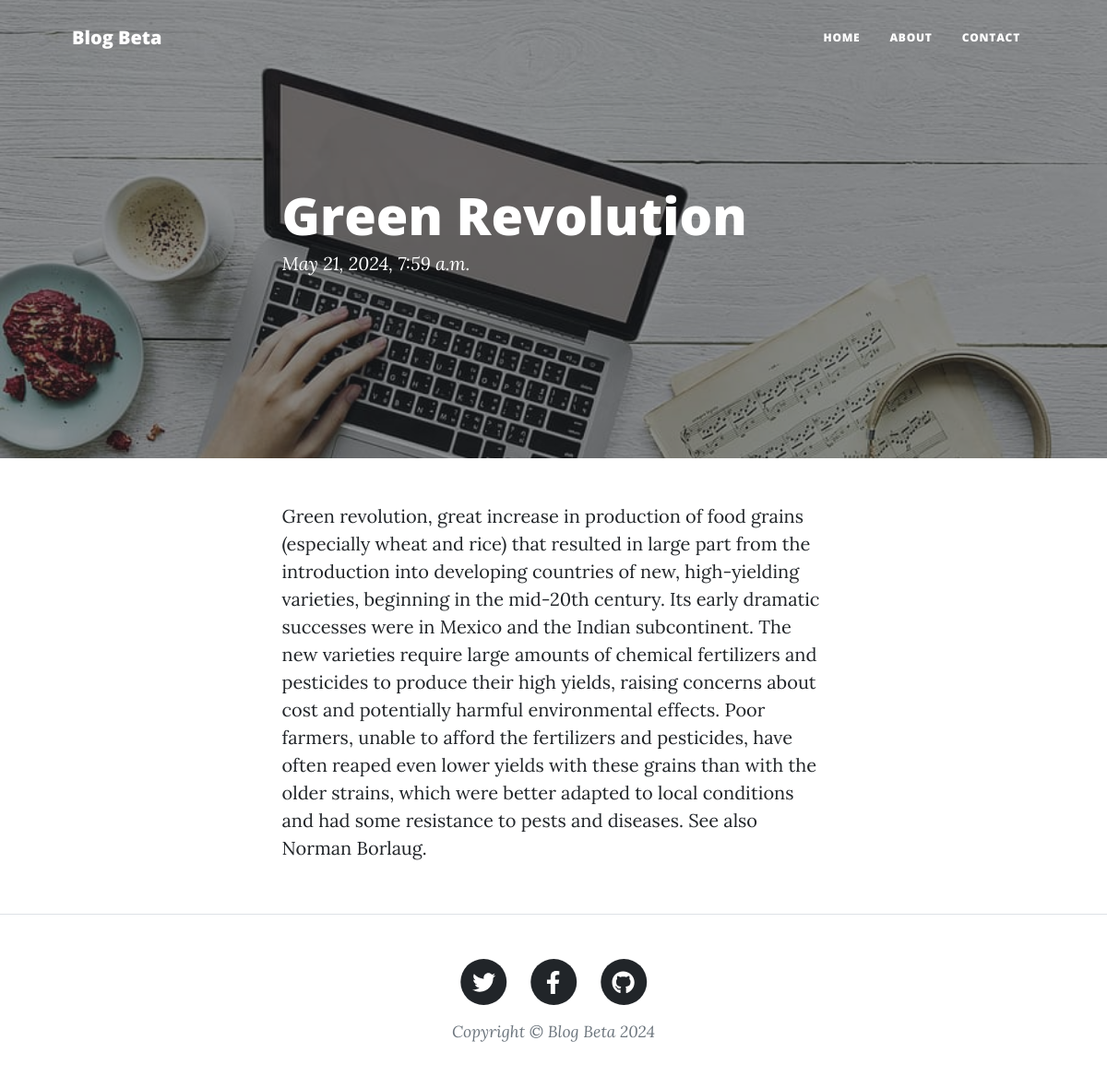
The page /green-revolution/ on the database its author committed.
### blog/models.py (models this page shows, shortened)
class Post(models.Model):
    title=models.CharField(max_length = 200,unique = True)
    slug = models.SlugField(max_length = 200,unique = True)
    authors = models.ForeignKey(User,on_delete = models.CASCADE,related_name = 'blog_posts')
    updated_on = models.DateTimeField(auto_now=True)
    content = models.TextField()
    created_on = models.DateTimeField(auto_now_add = True)
    status = models.IntegerField(choices = STATUS,default=0)
    class Meta:
        ordering = ['-created_on']

### blog/views.py (the view)
# urls.py: path('<slug:slug>/',views.PostDetail.as_view(),name='post_detail'),
class PostDetail(generic.DetailView):
    model=Post
    template_name = 'post_detail.html'

### templates/post_detail.html (shortened to what this page needs)
{% extends "base.html" %}
{% block content %}
{% load static %}
        <header class="masthead" style="background-image: url('{%static "C:\Chetana_django\innoovatun\static\assets\img\1.jpg" %}')">
            <div class="container position-relative px-4 px-lg-5">
                <div class="row gx-4 gx-lg-5 justify-content-center">
                    <div class="col-md-10 col-lg-8 col-xl-7">
                        <div class="post-heading">
                            <h1>{{post.title}}</h1>
                            <span class="meta">
                              {{post.created_on}}
                            </span>
                        </div>
                    </div>
                </div>
            </div>
        </header>
        <article class="mb-4">
            <div class="container px-4 px-lg-5">
                <div class="row gx-4 gx-lg-5 justify-content-center">
                    <div class="col-md-10 col-lg-8 col-xl-7">
                      {{post.content | safe}}
                    </div>
                </div>
            </div>
        </article>
{% endblock content %}

### rows shown on the page
Post: title "Green Revolution", created_on "May 21, 2024, 7:59 a.m.", content "Green revolution, great increase in production of food grains (especially wheat and rice) that resulted in large part from the introduction into developing countries of new, high-yielding varieties, beginning in the mid-20th century. Its early dramatic successes were in Mexico and the Indian subcontinent. The new varieties require large amounts of chemical fertilizers and pesticides to produce their high yields, raising concerns about cost and potentially harmful environmental effects. Poor farmers, unable to afford the fertilizers and pesticides, have often reaped even lower yields with these grains than with the older strains, which were better adapted to local conditions and had some…"
